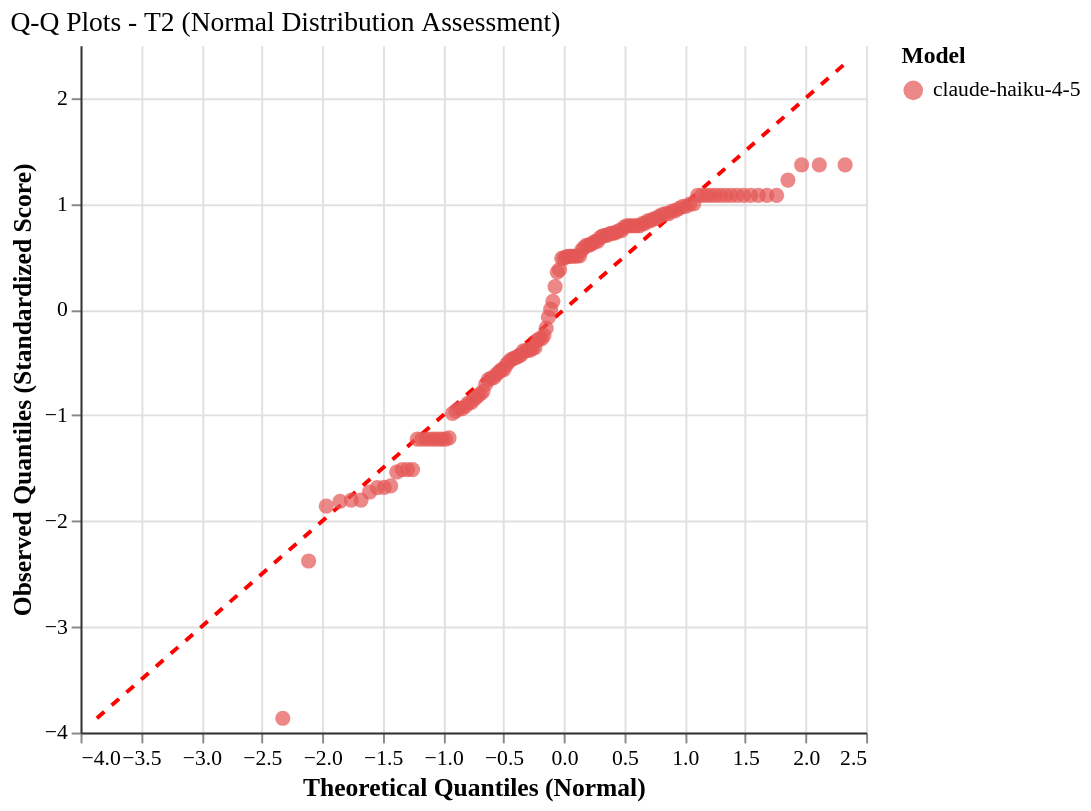

Source (Vega-Lite JSON):
### Vega-Lite specification from a JSON file in a GitHub repository (floating-point values rounded to 4 significant figures; data arrays with more than 128 entries replaced by an {"elided": "..."} marker saying what was removed)
{"config": {"font": "serif", "axis": {"labelFontSize": 11, "titleFontSize": 13, "gridColor": "#e0e0e0", "domainColor": "#333333"}, "legend": {"labelFontSize": 11, "titleFontSize": 12}, "title": {"fontSize": 14, "anchor": "start", "fontWeight": "normal"}, "view": {"stroke": null, "continuousWidth": 400, "continuousHeight": 300, "strokeWidth": 0}, "mark": {"tooltip": true}}, "layer": [{"data": {"name": "data-c2ca02f07a2d2eac622da8ac35835828"}, "mark": {"type": "line", "color": "red", "strokeDash": [5, 5], "strokeWidth": 2}, "encoding": {"x": {"field": "theoretical_quantile", "type": "quantitative"}, "y": {"field": "observed_quantile", "type": "quantitative"}}}, {"data": {"name": "data-7bf451023535c9dd994e0a30e638efd9"}, "mark": {"type": "circle", "opacity": 0.7, "size": 60}, "encoding": {"color": {"field": "agent_model", "scale": {"domain": ["claude-haiku-4-5"], "range": ["#E45756"]}, "title": "Model", "type": "nominal"}, "tooltip": [{"field": "agent_model", "title": "Model", "type": "nominal"}, {"field": "tier", "title": "Tier", "type": "ordinal"}, {"field": "theoretical_quantile", "format": ".2f", "title": "Theoretical Q", "type": "quantitative"}, {"field": "observed_quantile", "format": ".2f", "title": "Observed Q", "type": "quantitative"}, {"field": "original_score", "format": ".3f", "title": "Original Score", "type": "quantitative"}], "x": {"field": "theoretical_quantile", "scale": {"zero": false}, "title": "Theoretical Quantiles (Normal)", "type": "quantitative"}, "y": {"field": "observed_quantile", "scale": {"zero": false}, "title": "Observed Quantiles (Standardized Score)", "type": "quantitative"}}}], "height": 350, "title": "Q-Q Plots - T2 (Normal Distribution Assessment)", "width": 400, "$schema": "https://vega.github.io/schema/vega-lite/v6.1.0.json", "datasets": {"data-c2ca02f07a2d2eac622da8ac35835828": [{"theoretical_quantile": -3.865, "observed_quantile": -3.865}, {"theoretical_quantile": 2.326, "observed_quantile": 2.326}], "data-7bf451023535c9dd994e0a30e638efd9": {"elided": "135 records"}}}
